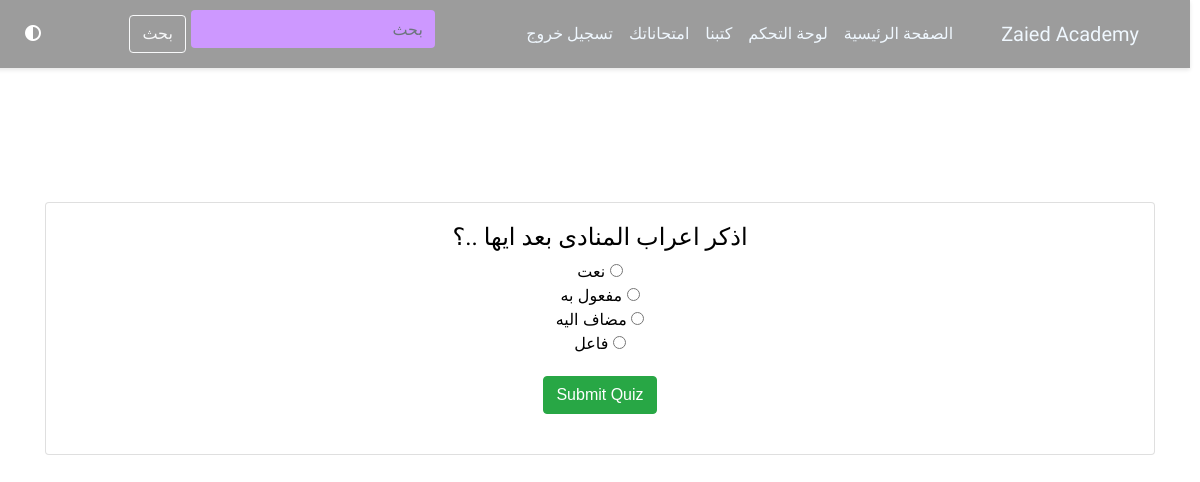
Page /quizs/quiz/نحو/ (signed in) on the committed database.
### Qiuzs/models.py (models this page shows, shortened)
class Question(models.Model):
    category = models.ForeignKey(Category, on_delete=models.CASCADE, null=True, blank=True)
    lesson = models.ForeignKey(Lesson, on_delete=models.CASCADE, null=True, blank=True)
    grade = models.ForeignKey(Grade, on_delete=models.CASCADE, null=True, blank=True)
    text = models.CharField(max_length=255)  # نص السؤال
    created_at = models.DateTimeField(auto_now_add=True)

class Choice(models.Model):
    question = models.ForeignKey(Question, on_delete=models.CASCADE, related_name='choices')
    text = models.CharField(max_length=255)  # نص الاختيار
    is_correct = models.BooleanField(default=False)  # يشير إذا كان الاختيار صحيحًا

### Qiuzs/views.py (the view, shortened to what this page needs)
# urls.py: path('quiz/<str:foo>/', views.take_quiz, name='take_quiz'),
@login_required
def take_quiz(request, foo):
    foo = foo.replace('-', ' ')
    context = {}  # Initialize context dictionary
    category = get_object_or_404(Category, name=foo)
    if UserAnswer.objects.filter(user=request.user, question__category=category).exists():
        return redirect('quiz_results')  # Redirect to results page if already answered for this quiz
    if request.user.is_superuser or request.user.is_staff:
        questions = Question.objects.filter(category=category)
        categories = Category.objects.all()
        context.update({
            'category': category,
            'questions': questions,
            'categories': categories,
        })
    return render(request, 'Quizs/take_quiz.html', context)

### templates/Quizs/take_quiz.html (shortened to what this page needs)
{% extends 'base.html' %}
{% block content %}
<div class="card">
    <form method="POST" style="padding: 20px;">
        {% for question in questions %}
            <h4>{{ question.text }}</h4>
            {% for choice in question.choices.all %}
                <input type="radio" name="{{ question.id }}" value="{{ choice.id }}">
                {{ choice.text }}<br>
            {% endfor %}
        {% endfor %}
        <button type="submit" class="btn btn-success" style="margin: 20px;">Submit Quiz</button>
    </form>
</div>
{%endblock%}

### static/css/style.css (style rules this page uses)
body { transition: background-color 0.3s, color 0.3s; font-family: "Almarai", sans-serif; padding: 10px; }
body.light-theme { background-color: rgb(255, 255, 255); color: #000000; }
body.light-theme .card { background-color: rgb(255, 255, 255); color: #000000; }
body { margin: 0; font-family: 'Arial', sans-serif; background-color: #ffffff; color: #333333; text-align: center; }
button { position: relative; padding: 10px 20px; border: none; border-radius: 50px; font-size: 2em; cursor: pointer; font-family: "Almarai", sans-serif; }
h1,h2,h3,h4,h5,h6,p { font-family: "Almarai", sans-serif; }

### rows in the picture
Question: text "اذكر اعراب المنادى بعد ايها ..؟"
Choice: text "نعت"
Choice: text "مفعول به"
Choice: text "مضاف اليه"
Choice: text "فاعل"
